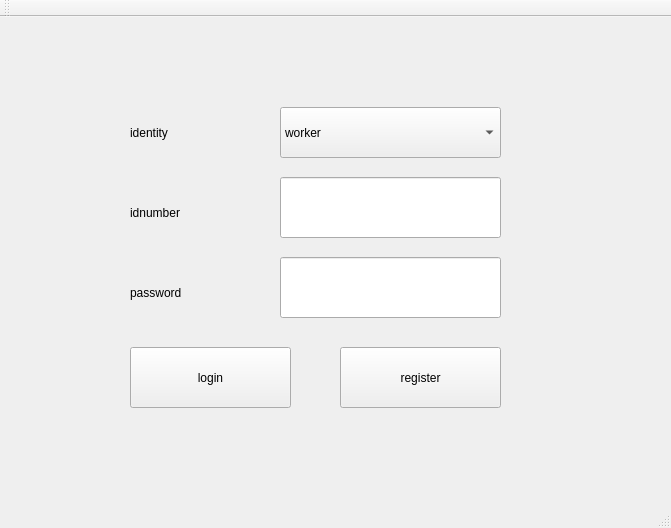
<?xml version="1.0" encoding="UTF-8"?>
<ui version="4.0">
 <class>MainWindow</class>
 <widget class="QMainWindow" name="MainWindow">
  <property name="geometry">
   <rect>
    <x>0</x>
    <y>0</y>
    <width>671</width>
    <height>528</height>
   </rect>
  </property>
  <property name="windowTitle">
   <string>MainWindow</string>
  </property>
  <widget class="QWidget" name="centralWidget">
   <widget class="QComboBox" name="comboBox">
    <property name="geometry">
     <rect>
      <x>280</x>
      <y>90</y>
      <width>221</width>
      <height>51</height>
     </rect>
    </property>
    <property name="minimumSize">
     <size>
      <width>141</width>
      <height>0</height>
     </size>
    </property>
    <property name="styleSheet">
     <string notr="true">
font: 15pt &quot;Microsoft JhengHei&quot;;</string>
    </property>
    <item>
     <property name="text">
      <string>worker</string>
     </property>
    </item>
    <item>
     <property name="text">
      <string>reader</string>
     </property>
    </item>
   </widget>
   <widget class="QLabel" name="label">
    <property name="geometry">
     <rect>
      <x>130</x>
      <y>90</y>
      <width>131</width>
      <height>51</height>
     </rect>
    </property>
    <property name="styleSheet">
     <string notr="true">font: 15pt &quot;Microsoft JhengHei&quot;;</string>
    </property>
    <property name="text">
     <string>identity</string>
    </property>
   </widget>
   <widget class="QLabel" name="label_2">
    <property name="geometry">
     <rect>
      <x>130</x>
      <y>170</y>
      <width>131</width>
      <height>51</height>
     </rect>
    </property>
    <property name="styleSheet">
     <string notr="true">font: 15pt &quot;Microsoft JhengHei&quot;;</string>
    </property>
    <property name="text">
     <string>idnumber</string>
    </property>
   </widget>
   <widget class="QLineEdit" name="lineEdit">
    <property name="geometry">
     <rect>
      <x>280</x>
      <y>160</y>
      <width>221</width>
      <height>61</height>
     </rect>
    </property>
    <property name="styleSheet">
     <string notr="true">font: 15pt &quot;Microsoft JhengHei&quot;;</string>
    </property>
   </widget>
   <widget class="QLineEdit" name="lineEdit_2">
    <property name="geometry">
     <rect>
      <x>280</x>
      <y>240</y>
      <width>221</width>
      <height>61</height>
     </rect>
    </property>
    <property name="styleSheet">
     <string notr="true">font: 15pt &quot;Microsoft JhengHei&quot;;</string>
    </property>
   </widget>
   <widget class="QLabel" name="label_3">
    <property name="geometry">
     <rect>
      <x>130</x>
      <y>250</y>
      <width>131</width>
      <height>51</height>
     </rect>
    </property>
    <property name="styleSheet">
     <string notr="true">font: 15pt &quot;Microsoft JhengHei&quot;;</string>
    </property>
    <property name="text">
     <string>password</string>
    </property>
   </widget>
   <widget class="QPushButton" name="login">
    <property name="geometry">
     <rect>
      <x>130</x>
      <y>330</y>
      <width>161</width>
      <height>61</height>
     </rect>
    </property>
    <property name="styleSheet">
     <string notr="true">font: 15pt &quot;Microsoft JhengHei&quot;;</string>
    </property>
    <property name="text">
     <string>login</string>
    </property>
   </widget>
   <widget class="QPushButton" name="register_2">
    <property name="geometry">
     <rect>
      <x>340</x>
      <y>330</y>
      <width>161</width>
      <height>61</height>
     </rect>
    </property>
    <property name="styleSheet">
     <string notr="true">font: 15pt &quot;Microsoft JhengHei&quot;;</string>
    </property>
    <property name="text">
     <string>register</string>
    </property>
   </widget>
  </widget>
  <widget class="QMenuBar" name="menuBar">
   <property name="geometry">
    <rect>
     <x>0</x>
     <y>0</y>
     <width>671</width>
     <height>27</height>
    </rect>
   </property>
  </widget>
  <widget class="QToolBar" name="mainToolBar">
   <attribute name="toolBarArea">
    <enum>TopToolBarArea</enum>
   </attribute>
   <attribute name="toolBarBreak">
    <bool>false</bool>
   </attribute>
  </widget>
  <widget class="QStatusBar" name="statusBar"/>
 </widget>
 <layoutdefault spacing="6" margin="11"/>
 <resources/>
 <connections/>
</ui>
